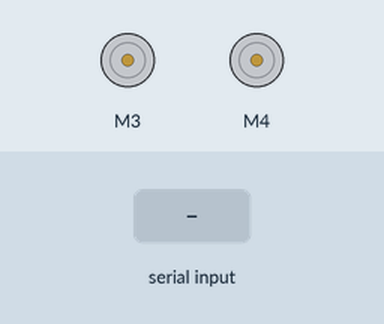
Simulated run of this sketch. Board: Arduino Uno, built with avr-gcc and run on an emulated ATmega328P. On the bench: 2 × DC motor (green arrow = forward, orange = backward, longer = faster). The inputs (shaded band) are chosen by the test bench.

Above: at 1.2 s.
1.3 s: "0" received over Serial
2.8 s: "1" received over Serial
At 4.0 s:
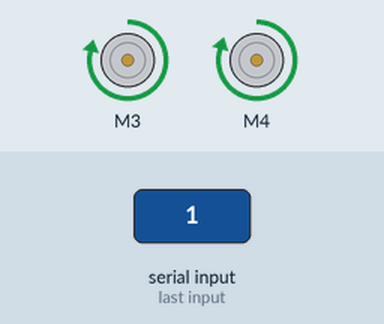
4.3 s: "2" received over Serial
At 5.2 s:
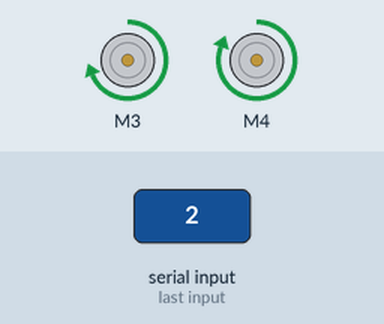
5.8 s: "3" received over Serial
At 6.3 s:
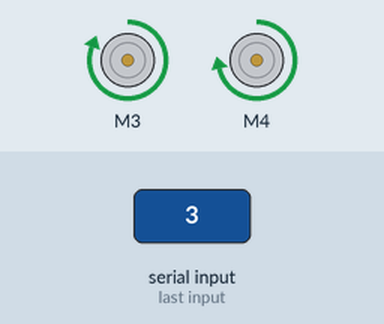
7.3 s: "4" received over Serial
At 8.7 s:
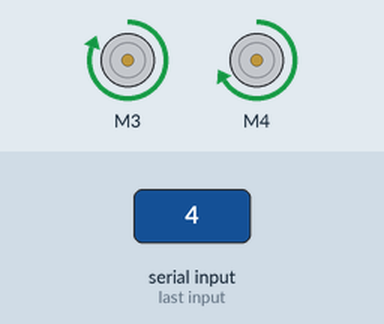
Timing chart, 0 to 9.8 s (numbered marks = the images above; inputs shaded):
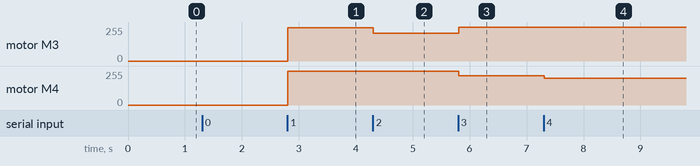

Measured:
- after the input at 2.8 s, motor M3: stopped → forward 248/255 at once; motor M4: stopped → forward 252/255 at once
- after the input at 4.3 s, motor M3: forward 248/255 → forward 210/255 at once; motor M4: forward 252/255 → forward 255/255 at once
- after the input at 5.8 s, motor M3: forward 210/255 → forward 255/255 at once; motor M4: forward 255/255 → forward 220/255 at once
- after the input at 7.3 s, motor M4: forward 220/255 → forward 200/255 at once

The sketch:

_Arduino__Motor_shield_test_interceptor.ino
```cpp
//This sketch is designed to control the shield after receiving signal from the Processing sketch through serial communication
//Upload this sketch on Arduino first before opening the Processing sketch

#include <AFMotor.h>

AF_DCMotor motor1(3);
AF_DCMotor motor2(4);

void setup()
{
    // Start up serial connection
    Serial.begin(9600); // baud rate
    Serial.flush();
}

void loop()
{
    String input = "";

    // Read any serial input
    while (Serial.available() > 0)
    {
        input += (char) Serial.read(); // Read in one char at a time
        delay(5); // Delay for 5 ms so the next char has time to be received
    }
    //motor1 is LEFT, motor2 is RIGHT
    if (input == "0")   //STOP
    {
        motor1.run(RELEASE);
        motor2.run(RELEASE);

    }

    else if (input == "1")     //STRAIGHT
    {
       motor1.setSpeed(248);
       motor1.run(FORWARD);
       motor2.setSpeed(252);
       motor2.run(FORWARD);

    }

      else if (input == "2")    //LEFT
      {
       motor1.setSpeed(210);//225
       motor1.run(FORWARD);
       motor2.setSpeed(255);
       motor2.run(FORWARD);
    }

    else if (input == "3")      //RIGHT
    {
       motor1.setSpeed(255);
       motor1.run(FORWARD);
       motor2.setSpeed(220);//230
       motor2.run(FORWARD);
    }

    else if (input == "4")
    {
       motor1.setSpeed(255);
       motor1.run(FORWARD);
       motor2.setSpeed(200);
       motor2.run(FORWARD);
    }
}
```
